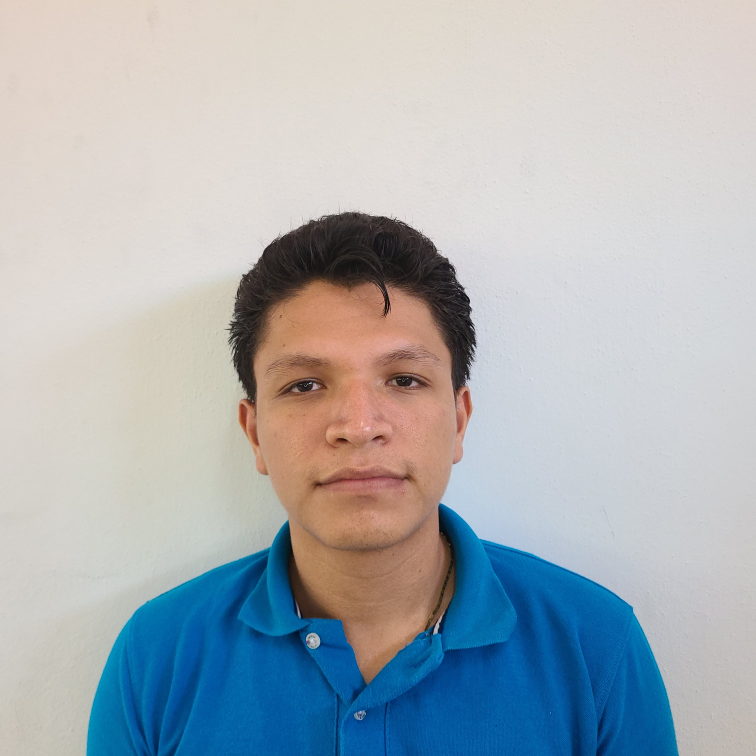
#> input picture images/20240530_104057_002.jpg, 3024 x 3024 px (shown at 1/4 size)
$ python -i app.py   (imports and definitions only)
#> lines starting #> are read from the running program, lines starting #| are printed output that depends on the picture; after the words box and inside, x2 and y2 are one past the last pixel; in counts of white or black regions, pixels touching at a corner belong together
from flask import Flask, request, render_template, redirect, url_for
import numpy as np
import cv2
from joblib import load
import os
from scipy.interpolate import interp1d

# [1 line not run here, left out]
# [1 line that did not run here, left out]

# Crear el directorio de carga si no existe
# [2 lines not run here, left out]

# Cargar el modelo KNN y el escalador
model_filename = 'modelo_knn.joblib'
scaler_filename = 'scaler.joblib'

# [3 lines not run here, left out]

def preprocess_image(image_path):
    # Leer la imagen en escala de grises
#> called with image_path = 'images/20240530_104057_002.jpg'
    image = cv2.imread(image_path)
#> image is the input picture: shape (3024, 3024, 3); mean B, G, R 182, 177, 170.2
    gray = cv2.cvtColor(image, cv2.COLOR_BGR2GRAY)
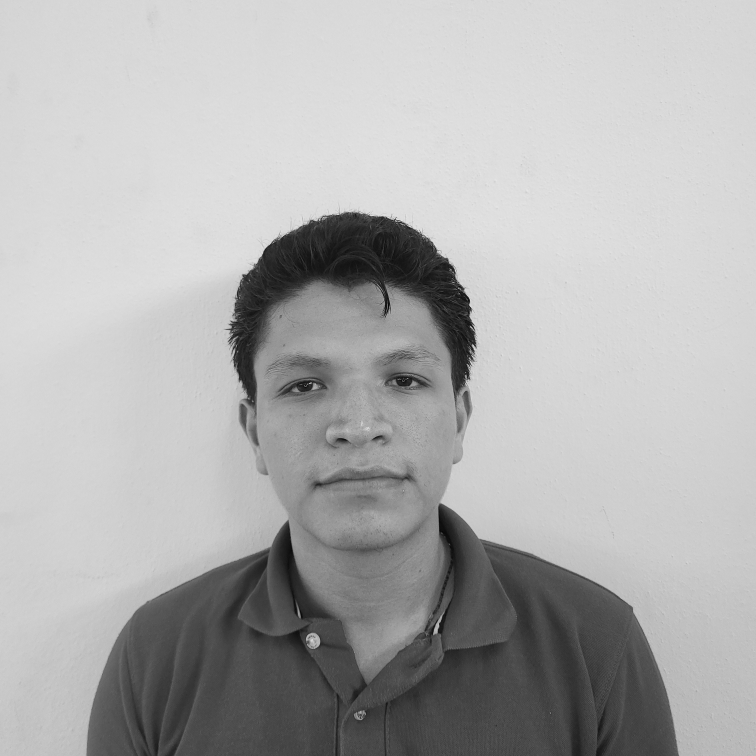
#> gray: shape (3024, 3024) (shown at 1/4 size); min 0, max 254, mean 175.5

    # Aplicar un filtro de desenfoque
    blurred = cv2.GaussianBlur(gray, (5, 5), 0)

    # Utilizar el algoritmo de Canny para detectar los bordes
    edges = cv2.Canny(blurred, 50, 150)
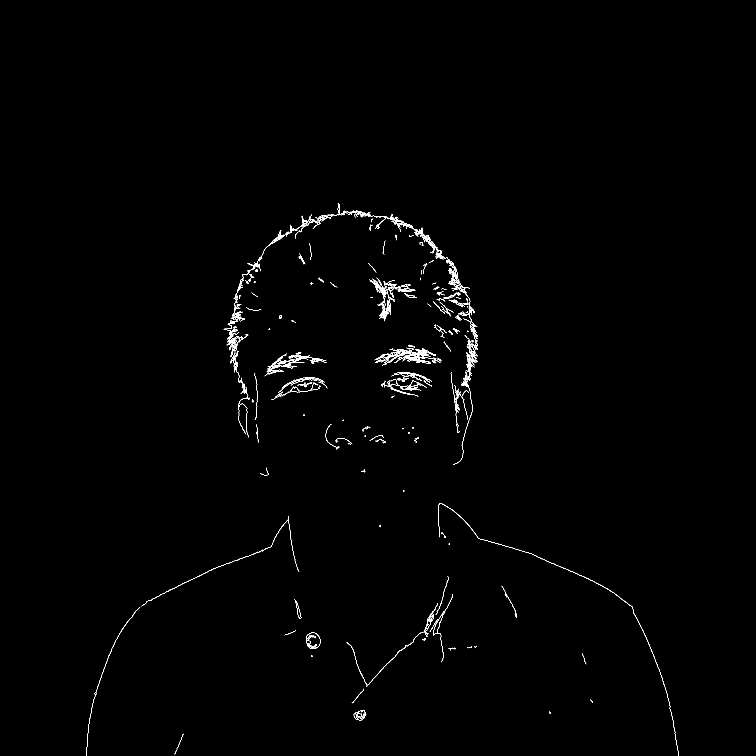
#> edges: shape (3024, 3024) (shown at 1/4 size); 0.37% white in thin lines or dots, all inside (x1, y1, x2, y2) = (345, 813, 2716, 3024)

    # Encontrar los contornos a partir de los bordes detectados
    contours, _ = cv2.findContours(edges, cv2.RETR_EXTERNAL, cv2.CHAIN_APPROX_SIMPLE)
#> contours = 549 contours, 423 with area under 20; largest, box (x1, y1, x2, y2) and area: (942, 920, 1122, 1194) 230, (1813, 1067, 1862, 1169) 204, (1598, 892, 1693, 947) 193, (2343, 2311, 2649, 2710) 187, (1753, 2013, 2186, 2245) 171

    # Obtener las dimensiones de la imagen y calcular el centro
    height, width = gray.shape
#> height = 3024; width = 3024
    center_x, center_y = width // 2, height // 2
#> center_x = 1512; center_y = 1512

    # Lista para almacenar todas las distancias
    distances = []

    # Calcular la distancia desde cada punto de cada contorno hasta el centro de la imagen
    for contour in contours:
        for point in contour:
            x, y = point[0]
            distance = np.sqrt((x - center_x) ** 2 + (y - center_y) ** 2)  # Distancia Euclidiana
            distances.append(distance)
#> this loop made 549 passes
#> contour on pass 3: [[1436, 2865], [1435, 2866], [1435, 2869], [1435, 2866]]
#> after the loop, distances = 28269 items

    # Estandarizar la longitud de la serie de distancias a 2500
    if len(distances) > 0:
        f = interp1d(range(len(distances)), distances, kind='linear')
        standardized_distances = f(np.linspace(0, len(distances) - 1, 2500))
#> standardized_distances = 2500 values, max 1930.1 at index 72, min 29.83 at index 800, mean 584.3
    else:
        standardized_distances = np.zeros(2500)  # Si no hay contornos, usar una serie de ceros

    # Escalar las características
#> (the run stopped early here; a loop or call above may not have finished)

$ run again, on images/20240531_103315_006.jpg
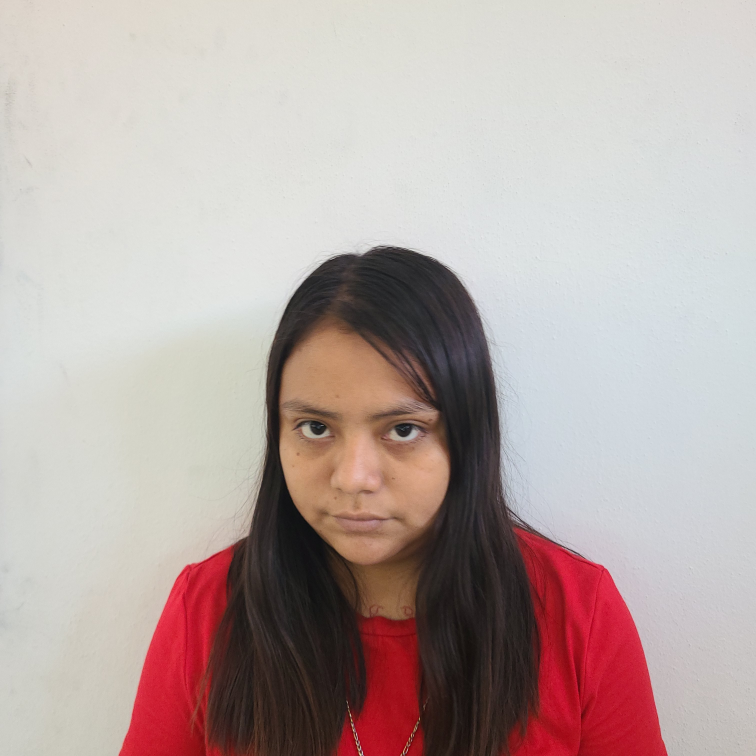
#> input picture images/20240531_103315_006.jpg, 3024 x 3024 px (shown at 1/4 size)
#> in preprocess_image, image is the input picture: shape (3024, 3024, 3); mean B, G, R 165.5, 168.3, 184
#> in preprocess_image, `gray = cv2.cvtColor(image, cv2.COLOR_BGR2GRAY)`:
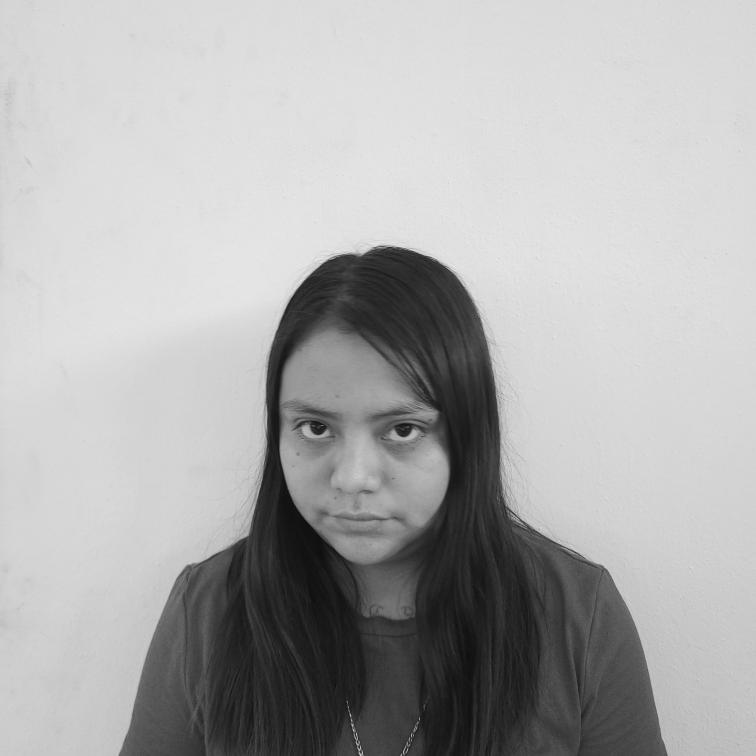
#> gray: shape (3024, 3024) (shown at 1/4 size); min 0, max 253, mean 172.7
#> in preprocess_image, `edges = cv2.Canny(blurred, 50, 150)`:
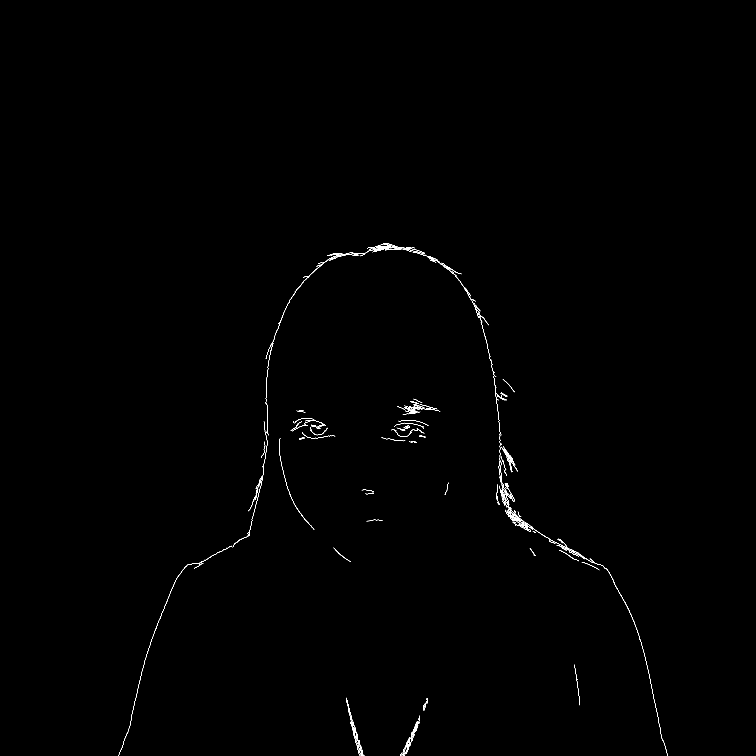
#> edges: shape (3024, 3024) (shown at 1/4 size); 0.18% white in thin lines or dots, all inside (x1, y1, x2, y2) = (475, 974, 2672, 3024)
#> contours = 225 contours, 178 with area under 20; largest, box (x1, y1, x2, y2) and area: (2026, 2036, 2085, 2086) 342, (1644, 2895, 1666, 2967) 166, (2025, 1999, 2301, 2209) 166, (1392, 2816, 1410, 2887) 158, (1611, 2982, 1625, 3024) 148
#> the loop in preprocess_image, `for contour in contours:` made 225 passes
#> contour on passes 1, 2, 6: [[1450, 3023]], [[1453, 3022]], [[1447, 3003]]
#> after the loop in preprocess_image, `for contour in contours:`: distances = 14381 values, max 1904.3 at index 3087, min 136.2 at index 10430, mean 772.8
#> standardized_distances = 2500 values, max 1899.6 at index 536, min 137.9 at index 1821, mean 773
